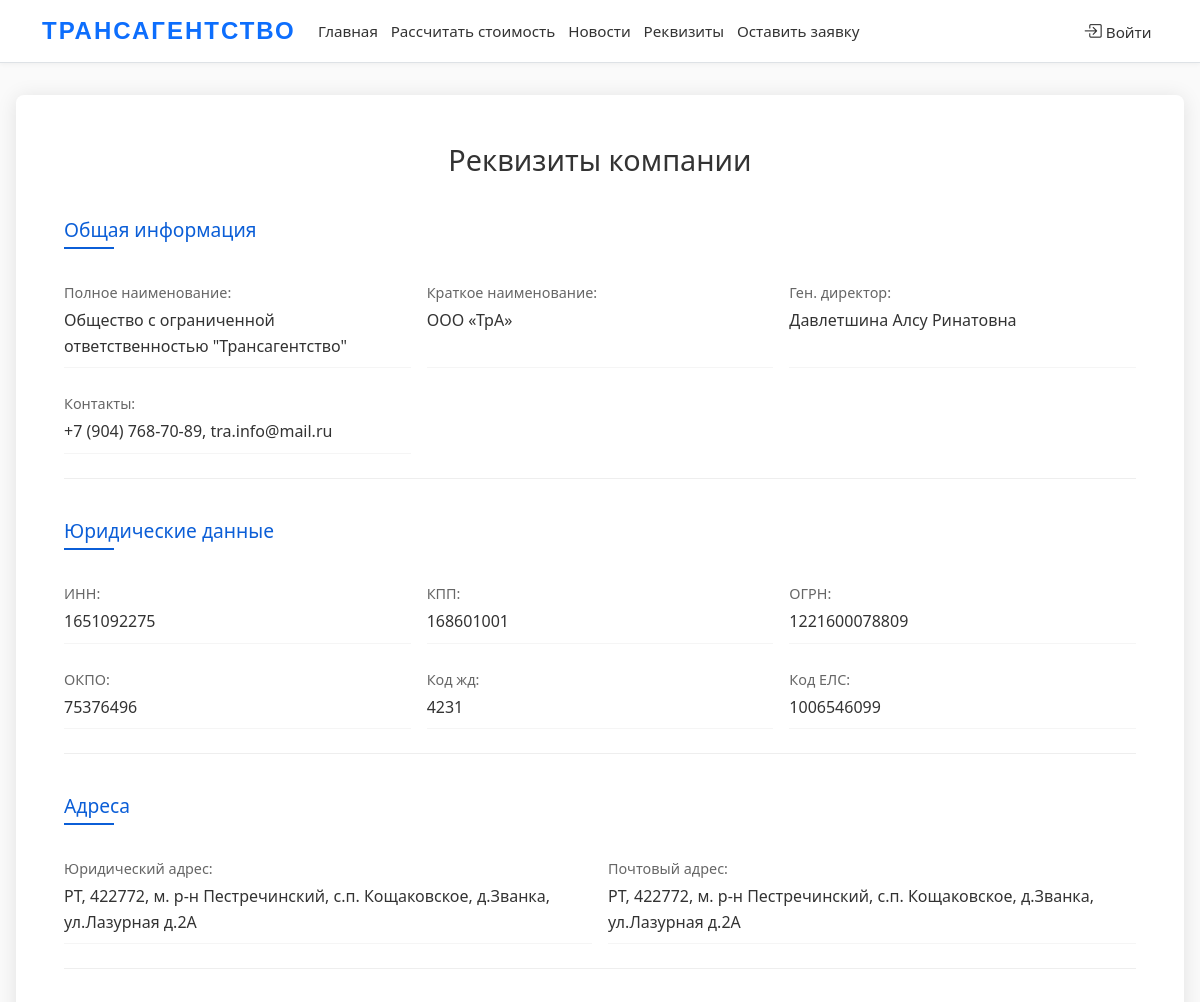
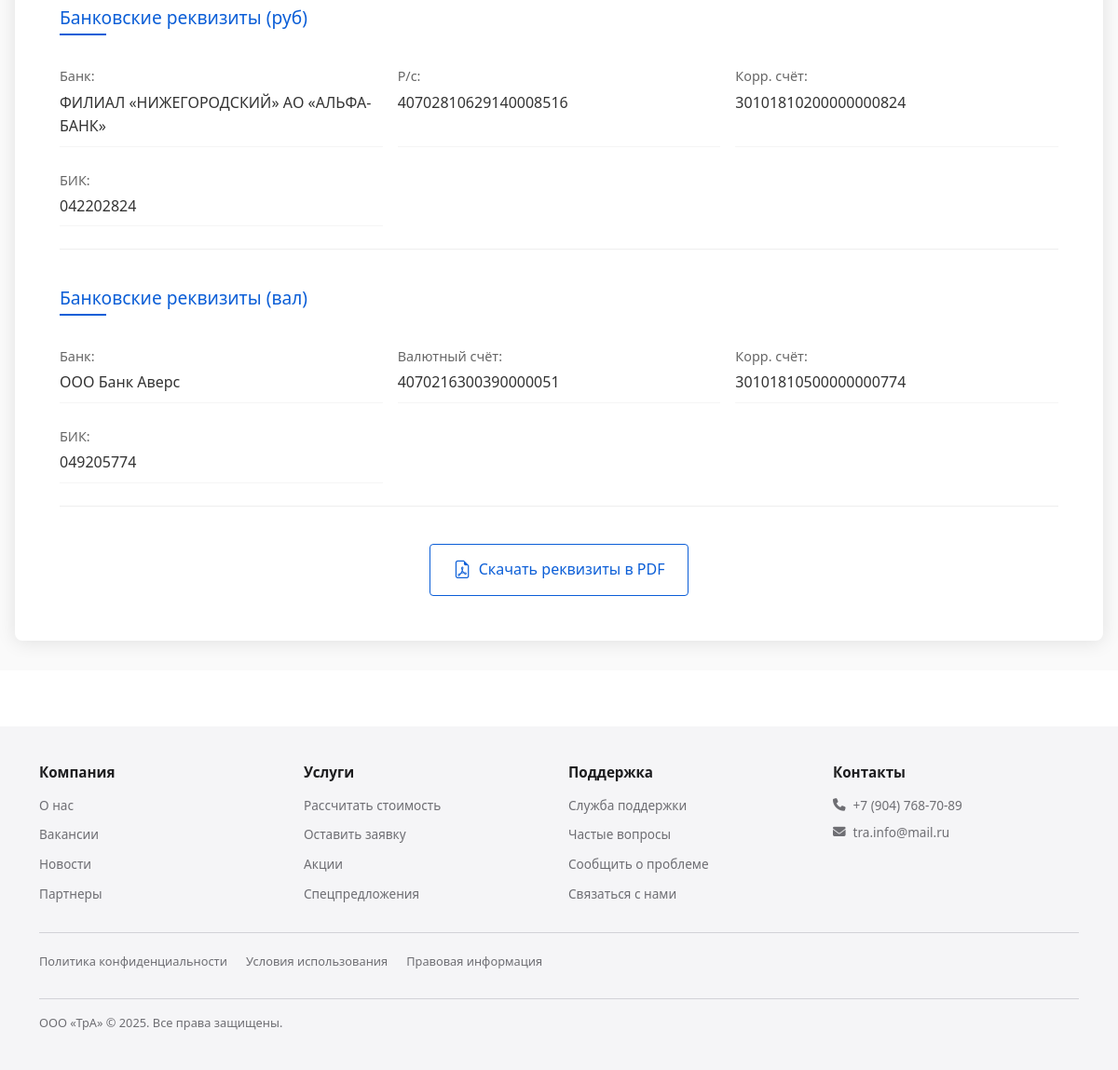
Page /requisites/ on the committed database (2 pictures, top to bottom).
### main/models.py (models this page shows, shortened)
class CompanyRequisites(models.Model):
    full_name = models.CharField(max_length=200, verbose_name="Полное наименование",
                               default='Общество с ограниченной ответственностью "Трансагентство"')
    short_name = models.CharField(max_length=100, verbose_name="Краткое наименование",
                                default='ООО «ТрА»')
    legal_address = models.TextField(verbose_name="Юридический адрес",
                                   default='РТ, 422772, м. р-н Пестречинский, с.п. Кощаковское, д.Званка, ул.Лазурная д.2А')
    postal_address = models.TextField(verbose_name="Почтовый адрес",
                                    default='РТ, 422772, м. р-н Пестречинский, с.п. Кощаковское, д.Званка, ул.Лазурная д.2А')
    phone = models.CharField(max_length=20, verbose_name="Телефон",
                           default='+7 (904) 768-70-89')
    email = models.EmailField(verbose_name="Эл. почта",
                            default='tra.info@mail.ru')
    inn = models.CharField(max_length=12, verbose_name="ИНН",
                         default='1651092275')
    kpp = models.CharField(max_length=9, verbose_name="КПП",
                          default='168601001')
    ogrn = models.CharField(max_length=15, verbose_name="ОГРН",
                           default='1221600078809')
    okpo = models.CharField(max_length=10, verbose_name="ОКПО",
                           default='75376496')
    railway_code = models.CharField(max_length=10, verbose_name="Код жд",
                                   default='4231')
    els_code = models.CharField(max_length=15, verbose_name="Код ЕЛС",
                               default='1006546099')
    bank_name_rub = models.CharField(max_length=200, verbose_name="Банк (руб)",
                                    default='ФИЛИАЛ «НИЖЕГОРОДСКИЙ» АО «АЛЬФА-БАНК»')
    account_rub = models.CharField(max_length=20, verbose_name="Рублёвый р/с",
                                  default='40702810629140008516')
    corr_account_rub = models.CharField(max_length=20, verbose_name="Корр. счёт (руб)",
                                       default='30101810200000000824')
    bik_rub = models.CharField(max_length=9, verbose_name="БИК (руб)",
                              default='042202824')
    bank_name_curr = models.CharField(max_length=200, verbose_name="Банк (вал)",
                                     default='ООО Банк Аверс')
    account_curr = models.CharField(max_length=20, verbose_name="Валютный счёт",
                                   default='4070216300390000051')
    corr_account_curr = models.CharField(max_length=20, verbose_name="Корр. счёт (вал)",
                                        default='30101810500000000774')
    bik_curr = models.CharField(max_length=9, verbose_name="БИК (вал)",
                               default='049205774')
    director = models.CharField(max_length=100, verbose_name="Генеральный директор",
                               default='Давлетшина Алсу Ринатовна')
    class Meta:
        verbose_name = "Реквизиты компании"
        verbose_name_plural = "Реквизиты компании"

### main/views.py (the view)
# urls.py: path('requisites/', views.requisites, name='requisites'),
def requisites(request: HttpRequest) -> HttpResponse:
    requisites = CompanyRequisites.objects.first()
    return render(request, 'main/requisites.html', {**{'requisites': requisites}, **base_context(request)})

### main/views.py (called while the page is built)
def base_context(request: HttpRequest) -> dict:
    requisites = CompanyRequisites.objects.first()
    return {'requisites': requisites}

### main/templates/main/requisites.html
{% extends 'main/base.html' %}
{% block content %}
<div class="requisites-container">
    <div class="requisites-wrapper">
        <h1 class="requisites-title">Реквизиты компании</h1>
        {% if requisites %}
        <div class="requisites-section">
            <h2 class="section-title">Общая информация</h2>
            <div class="requisites-grid">
                <div class="requisites-item">
                    <span class="requisites-label">Полное наименование:</span>
                    <span class="requisites-value">{{ requisites.full_name }}</span>
                </div>
                <div class="requisites-item">
                    <span class="requisites-label">Краткое наименование:</span>
                    <span class="requisites-value">{{ requisites.short_name }}</span>
                </div>
                <div class="requisites-item">
                    <span class="requisites-label">Ген. директор:</span>
                    <span class="requisites-value">{{ requisites.director }}</span>
                </div>
                <div class="requisites-item">
                    <span class="requisites-label">Контакты:</span>
                    <span class="requisites-value">{{ requisites.phone }}, {{ requisites.email }}</span>
                </div>
            </div>
        </div>
        <div class="requisites-section">
            <h2 class="section-title">Юридические данные</h2>
            <div class="requisites-grid">
                <div class="requisites-item">
                    <span class="requisites-label">ИНН:</span>
                    <span class="requisites-value">{{ requisites.inn }}</span>
                </div>
                <div class="requisites-item">
                    <span class="requisites-label">КПП:</span>
                    <span class="requisites-value">{{ requisites.kpp }}</span>
                </div>
                <div class="requisites-item">
                    <span class="requisites-label">ОГРН:</span>
                    <span class="requisites-value">{{ requisites.ogrn }}</span>
                </div>
                <div class="requisites-item">
                    <span class="requisites-label">ОКПО:</span>
                    <span class="requisites-value">{{ requisites.okpo }}</span>
                </div>
                <div class="requisites-item">
                    <span class="requisites-label">Код жд:</span>
                    <span class="requisites-value">{{ requisites.railway_code }}</span>
                </div>
                <div class="requisites-item">
                    <span class="requisites-label">Код ЕЛС:</span>
                    <span class="requisites-value">{{ requisites.els_code }}</span>
                </div>
            </div>
        </div>
        <div class="requisites-section">
            <h2 class="section-title">Адреса</h2>
            <div class="requisites-grid">
                <div class="requisites-item">
                    <span class="requisites-label">Юридический адрес:</span>
                    <span class="requisites-value">{{ requisites.legal_address }}</span>
                </div>
                <div class="requisites-item">
                    <span class="requisites-label">Почтовый адрес:</span>
                    <span class="requisites-value">{{ requisites.postal_address }}</span>
                </div>
            </div>
        </div>
        <div class="requisites-section">
            <h2 class="section-title">Банковские реквизиты (руб)</h2>
            <div class="requisites-grid">
                <div class="requisites-item">
                    <span class="requisites-label">Банк:</span>
                    <span class="requisites-value">{{ requisites.bank_name_rub }}</span>
                </div>
                <div class="requisites-item">
                    <span class="requisites-label">Р/с:</span>
                    <span class="requisites-value">{{ requisites.account_rub }}</span>
                </div>
                <div class="requisites-item">
                    <span class="requisites-label">Корр. счёт:</span>
                    <span class="requisites-value">{{ requisites.corr_account_rub }}</span>
                </div>
                <div class="requisites-item">
                    <span class="requisites-label">БИК:</span>
                    <span class="requisites-value">{{ requisites.bik_rub }}</span>
                </div>
            </div>
        </div>
        <div class="requisites-section">
            <h2 class="section-title">Банковские реквизиты (вал)</h2>
            <div class="requisites-grid">
                <div class="requisites-item">
                    <span class="requisites-label">Банк:</span>
                    <span class="requisites-value">{{ requisites.bank_name_curr }}</span>
                </div>
                <div class="requisites-item">
                    <span class="requisites-label">Валютный счёт:</span>
                    <span class="requisites-value">{{ requisites.account_curr }}</span>
                </div>
                <div class="requisites-item">
                    <span class="requisites-label">Корр. счёт:</span>
                    <span class="requisites-value">{{ requisites.corr_account_curr }}</span>
                </div>
                <div class="requisites-item">
                    <span class="requisites-label">БИК:</span>
                    <span class="requisites-value">{{ requisites.bik_curr }}</span>
                </div>
            </div>
        </div>
        <div class="download-container">
            <a href="{% url 'download_requisites_pdf' %}" class="download-btn">
                <i class="bi bi-file-earmark-pdf"></i> Скачать реквизиты в PDF
            </a>
        </div>
        {% else %}
        <div class="requisites-empty">
            Реквизиты компании пока не добавлены
        </div>
        {% endif %}
    </div>
</div>
{% endblock %}

### main/templates/main/includes/footer.html
<footer class="apple-footer">
    <div class="container">
        <div class="apple-nav">
            <div class="apple-col">
                <h3>Компания</h3>
                <ul>
                    <li><a href="{% url 'home' %}">О нас</a></li>
                    <li><a href="#">Вакансии</a></li>
                    <li><a href="{% url 'news_list' %}">Новости</a></li>
                    <li><a href="#">Партнеры</a></li>
                </ul>
            </div>
            <div class="apple-col">
                <h3>Услуги</h3>
                <ul>
                    <li><a href="{% url 'calculate' %}">Рассчитать стоимость</a></li>
                    <li><a href="{% url 'application' %}">Оставить заявку</a></li>
                    <li><a href="#">Акции</a></li>
                    <li><a href="#">Спецпредложения</a></li>
                </ul>
            </div>
            <div class="apple-col">
                <h3>Поддержка</h3>
                <ul>
                    <li><a href="#">Служба поддержки</a></li>
                    <li><a href="#">Частые вопросы</a></li>
                    <li><a href="#">Сообщить о проблеме</a></li>
                    <li><a href="{% url 'requisites' %}">Связаться с нами</a></li>
                </ul>
            </div>
            <div class="apple-col">
                <h3>Контакты</h3>
                <div class="apple-contact">
                    <a href="tel:{{ requisites.phone }}"><i class="fas fa-phone"></i> {{ requisites.phone }}</a>
                    <a href="mailto:{{ requisites.email }}"><i class="fas fa-envelope"></i> {{ requisites.email }}</a>
                </div>
            </div>
        </div>
        <div class="apple-bottom">
            <div class="apple-legal">
                <a href="#">Политика конфиденциальности</a>
                <a href="#">Условия использования</a>
                <a href="#">Правовая информация</a>
            </div>
            <div class="apple-copyright">
                {{ requisites.short_name }} © {% now "Y" %}. Все права защищены.
            </div>
        </div>
    </div>
</footer>

### main/static/css/styles.css (style rules this page uses)
:root { --primary-blue: #0b5ed7; --dark-blue: #0a4eb5; }
body { margin: 0; padding: 0; display: flex; flex-direction: column; min-height: 100vh; font-family: 'Segoe UI', Tahoma, Geneva, Verdana, sans-serif; line-height: 1.6; }
.bi { font-size: 1.2em; }
.requisites-title { font-weight: 400; font-size: 1.8rem; margin-bottom: 2.5rem; text-align: center; color: #333; }
.requisites-section { margin-bottom: 2.5rem; padding-bottom: 1.5rem; border-bottom: 1px solid #eee; }
.section-title { font-weight: 500; font-size: 1.2rem; margin-bottom: 1.5rem; color: #0b5ed7; position: relative; padding-bottom: 0.5rem; }
.section-title::after { content: ''; position: absolute; bottom: 0; left: 0; width: 50px; height: 2px; background: #0b5ed7; }
.requisites-grid { display: grid; grid-template-columns: repeat(auto-fit, minmax(300px, 1fr)); gap: 1rem; }
.requisites-item { display: flex; flex-direction: column; padding: 0.5rem 0; border-bottom: 1px solid #f5f5f5; }
.requisites-label { font-weight: 500; color: #666; margin-bottom: 0.25rem; font-size: 0.9rem; }
.requisites-value { color: #333; word-break: break-word; }
.download-container { text-align: center; margin-top: 2rem; }
.download-btn { display: inline-flex; align-items: center; padding: 0.75rem 1.5rem; background: transparent; color: #0b5ed7; text-decoration: none; border: 1px solid #0b5ed7; font-weight: 500; transition: all 0.2s; border-radius: 4px; }
.download-btn .bi { margin-right: 0.5rem; }
.requisites-container { display: flex; justify-content: center; padding: 2rem 1rem; background-color: #fafafa; min-height: calc(100vh - 120px); width: 100%; }
.requisites-wrapper { width: 100%; max-width: 1200px; padding: 3rem; background: white; border-radius: 8px; box-shadow: 0 2px 20px rgba(0, 0, 0, 0.1); margin: 0 auto; }
.apple-footer { background: #f5f5f7; color: #6e6e73; padding: 40px 0; font-size: 0.85rem; margin-top: auto; }
.apple-nav { display: grid; grid-template-columns: repeat(auto-fit, minmax(180px, 1fr)); gap: 20px; border-bottom: 1px solid #d2d2d7; padding-bottom: 20px; margin-bottom: 20px; }
.apple-col h3 { font-size: 0.95rem; font-weight: 600; margin-bottom: 15px; color: #1d1d1f; }
.apple-col ul { list-style: none; padding: 0; margin: 0; }
.apple-col ul li { margin-bottom: 10px; }
.apple-col ul li a { color: #6e6e73; text-decoration: none; transition: color 0.3s; font-size: 0.85rem; }
.apple-contact { display: flex; flex-direction: column; gap: 8px; }
.apple-contact a { color: #6e6e73; text-decoration: none; display: flex; align-items: center; gap: 8px; font-size: 0.85rem; }
.apple-bottom { display: flex; justify-content: space-between; align-items: center; flex-wrap: wrap; gap: 15px; }
.apple-legal { display: flex; gap: 20px; flex-wrap: wrap; }
.apple-legal a { color: #6e6e73; text-decoration: none; font-size: 0.8rem; }
.apple-copyright { width: 100%; margin-top: 15px; padding-top: 15px; border-top: 1px solid #d2d2d7; font-size: 0.8rem; color: #6e6e73; }

### rows in the picture
CompanyRequisites: full_name "Общество с ограниченной ответственностью \"Трансагентство\"", short_name "ООО «ТрА»", director "Давлетшина Алсу Ринатовна", phone "+7 (904) 768-70-89", email "tra.info@mail.ru", inn "1651092275", kpp "168601001", ogrn "1221600078809", okpo "75376496", railway_code "4231", els_code "1006546099", legal_address "РТ, 422772, м. р-н Пестречинский, с.п. Кощаковское, д.Званка, ул.Лазурная д.2А", postal_address "РТ, 422772, м. р-н Пестречинский, с.п. Кощаковское, д.Званка, ул.Лазурная д.2А", bank_name_rub "ФИЛИАЛ «НИЖЕГОРОДСКИЙ» АО «АЛЬФА-БАНК»", account_rub "40702810629140008516", corr_account_rub "30101810200000000824", bik_rub "042202824", bank_name_curr "ООО Банк Аверс", account_curr "4070216300390000051", corr_account_curr "30101810500000000774", bik_curr "049205774"
